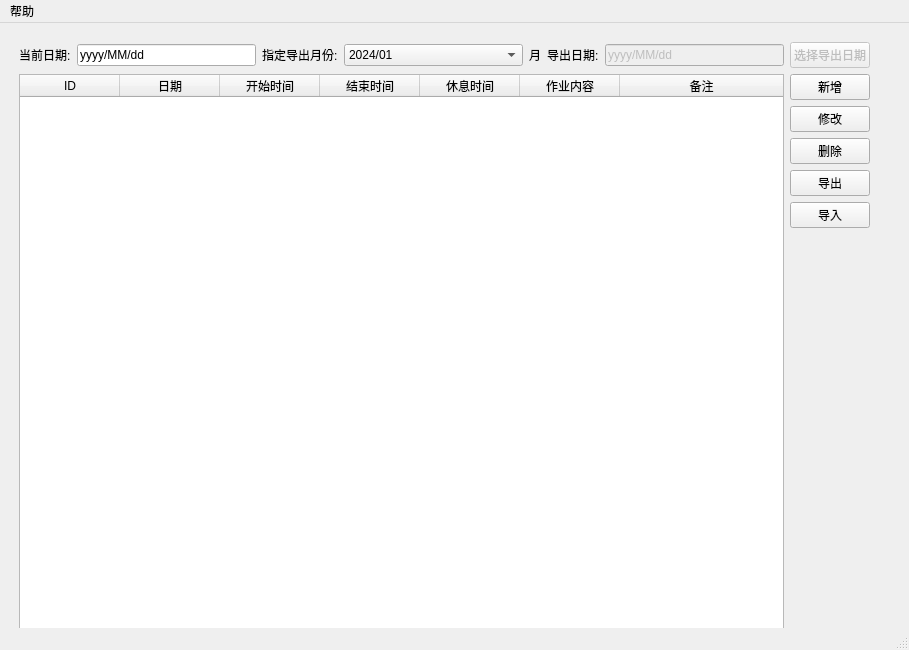
<?xml version="1.0" encoding="UTF-8"?>
<ui version="4.0">
 <class>MainWindow</class>
 <widget class="QMainWindow" name="MainWindow">
  <property name="geometry">
   <rect>
    <x>0</x>
    <y>0</y>
    <width>909</width>
    <height>650</height>
   </rect>
  </property>
  <property name="windowTitle">
   <string>MainWindow</string>
  </property>
  <widget class="QWidget" name="centralwidget">
   <widget class="QWidget" name="gridLayoutWidget">
    <property name="geometry">
     <rect>
      <x>-1</x>
      <y>-1</y>
      <width>891</width>
      <height>611</height>
     </rect>
    </property>
    <layout class="QGridLayout" name="gridLayout">
     <property name="sizeConstraint">
      <enum>QLayout::SetDefaultConstraint</enum>
     </property>
     <property name="leftMargin">
      <number>20</number>
     </property>
     <property name="topMargin">
      <number>20</number>
     </property>
     <property name="rightMargin">
      <number>20</number>
     </property>
     <property name="bottomMargin">
      <number>0</number>
     </property>
     <item row="1" column="2">
      <widget class="QPushButton" name="addButton">
       <property name="text">
        <string>新增</string>
       </property>
      </widget>
     </item>
     <item row="3" column="2">
      <widget class="QPushButton" name="delButton">
       <property name="text">
        <string>删除</string>
       </property>
      </widget>
     </item>
     <item row="1" column="0" rowspan="6">
      <widget class="QTableWidget" name="tableWidget">
       <property name="autoFillBackground">
        <bool>false</bool>
       </property>
       <property name="verticalScrollBarPolicy">
        <enum>Qt::ScrollBarAsNeeded</enum>
       </property>
       <property name="horizontalScrollBarPolicy">
        <enum>Qt::ScrollBarAlwaysOff</enum>
       </property>
       <property name="sizeAdjustPolicy">
        <enum>QAbstractScrollArea::AdjustToContents</enum>
       </property>
       <property name="editTriggers">
        <set>QAbstractItemView::NoEditTriggers</set>
       </property>
       <property name="selectionBehavior">
        <enum>QAbstractItemView::SelectRows</enum>
       </property>
       <attribute name="horizontalHeaderCascadingSectionResizes">
        <bool>false</bool>
       </attribute>
       <attribute name="horizontalHeaderStretchLastSection">
        <bool>true</bool>
       </attribute>
       <attribute name="verticalHeaderStretchLastSection">
        <bool>false</bool>
       </attribute>
       <column>
        <property name="text">
         <string>ID</string>
        </property>
       </column>
       <column>
        <property name="text">
         <string>日期</string>
        </property>
       </column>
       <column>
        <property name="text">
         <string>开始时间</string>
        </property>
       </column>
       <column>
        <property name="text">
         <string>结束时间</string>
        </property>
       </column>
       <column>
        <property name="text">
         <string>休息时间</string>
        </property>
       </column>
       <column>
        <property name="text">
         <string>作业内容</string>
        </property>
       </column>
       <column>
        <property name="text">
         <string>备注</string>
        </property>
       </column>
      </widget>
     </item>
     <item row="5" column="2">
      <widget class="QPushButton" name="importButton">
       <property name="text">
        <string>导入</string>
       </property>
      </widget>
     </item>
     <item row="0" column="2">
      <widget class="QPushButton" name="chooseExportDateButton">
       <property name="enabled">
        <bool>false</bool>
       </property>
       <property name="text">
        <string>选择导出日期</string>
       </property>
      </widget>
     </item>
     <item row="2" column="2">
      <widget class="QPushButton" name="editButton">
       <property name="text">
        <string>修改</string>
       </property>
      </widget>
     </item>
     <item row="4" column="2">
      <widget class="QPushButton" name="exportButton">
       <property name="text">
        <string>导出</string>
       </property>
      </widget>
     </item>
     <item row="0" column="0">
      <layout class="QHBoxLayout" name="horizontalLayout_2">
       <item>
        <widget class="QLabel" name="currentDateLabel">
         <property name="text">
          <string>当前日期:</string>
         </property>
        </widget>
       </item>
       <item>
        <widget class="QLineEdit" name="currentDateInput">
         <property name="enabled">
          <bool>true</bool>
         </property>
         <property name="focusPolicy">
          <enum>Qt::StrongFocus</enum>
         </property>
         <property name="text">
          <string>yyyy/MM/dd</string>
         </property>
         <property name="readOnly">
          <bool>true</bool>
         </property>
        </widget>
       </item>
       <item>
        <widget class="QLabel" name="exportMonthLabel">
         <property name="text">
          <string>指定导出月份:</string>
         </property>
        </widget>
       </item>
       <item>
        <widget class="QComboBox" name="exportMonthcomboBox">
         <property name="sizePolicy">
          <sizepolicy hsizetype="Expanding" vsizetype="Fixed">
           <horstretch>0</horstretch>
           <verstretch>0</verstretch>
          </sizepolicy>
         </property>
         <property name="sizeAdjustPolicy">
          <enum>QComboBox::AdjustToContents</enum>
         </property>
         <item>
          <property name="text">
           <string>2024/01</string>
          </property>
         </item>
         <item>
          <property name="text">
           <string>2024/02</string>
          </property>
         </item>
         <item>
          <property name="text">
           <string>2024/03</string>
          </property>
         </item>
         <item>
          <property name="text">
           <string>2024/04</string>
          </property>
         </item>
         <item>
          <property name="text">
           <string>2024/05</string>
          </property>
         </item>
         <item>
          <property name="text">
           <string>2024/06</string>
          </property>
         </item>
         <item>
          <property name="text">
           <string>2024/07</string>
          </property>
         </item>
         <item>
          <property name="text">
           <string>2024/08</string>
          </property>
         </item>
         <item>
          <property name="text">
           <string>2024/09</string>
          </property>
         </item>
         <item>
          <property name="text">
           <string>2024/10</string>
          </property>
         </item>
         <item>
          <property name="text">
           <string>2024/11</string>
          </property>
         </item>
         <item>
          <property name="text">
           <string>2024/12</string>
          </property>
         </item>
        </widget>
       </item>
       <item>
        <widget class="QLabel" name="label">
         <property name="text">
          <string>月</string>
         </property>
        </widget>
       </item>
       <item>
        <widget class="QLabel" name="exportDateLabel">
         <property name="text">
          <string>导出日期:</string>
         </property>
        </widget>
       </item>
       <item>
        <widget class="QLineEdit" name="exportDateInput">
         <property name="enabled">
          <bool>false</bool>
         </property>
         <property name="text">
          <string>yyyy/MM/dd</string>
         </property>
         <property name="readOnly">
          <bool>true</bool>
         </property>
        </widget>
       </item>
      </layout>
     </item>
    </layout>
   </widget>
  </widget>
  <widget class="QMenuBar" name="menubar">
   <property name="geometry">
    <rect>
     <x>0</x>
     <y>0</y>
     <width>909</width>
     <height>22</height>
    </rect>
   </property>
   <widget class="QMenu" name="AboutMenu">
    <property name="title">
     <string>帮助</string>
    </property>
    <addaction name="projectAction"/>
   </widget>
   <addaction name="AboutMenu"/>
  </widget>
  <widget class="QStatusBar" name="statusbar"/>
  <action name="projectAction">
   <property name="text">
    <string>关于项目</string>
   </property>
  </action>
 </widget>
 <resources/>
 <connections/>
</ui>
